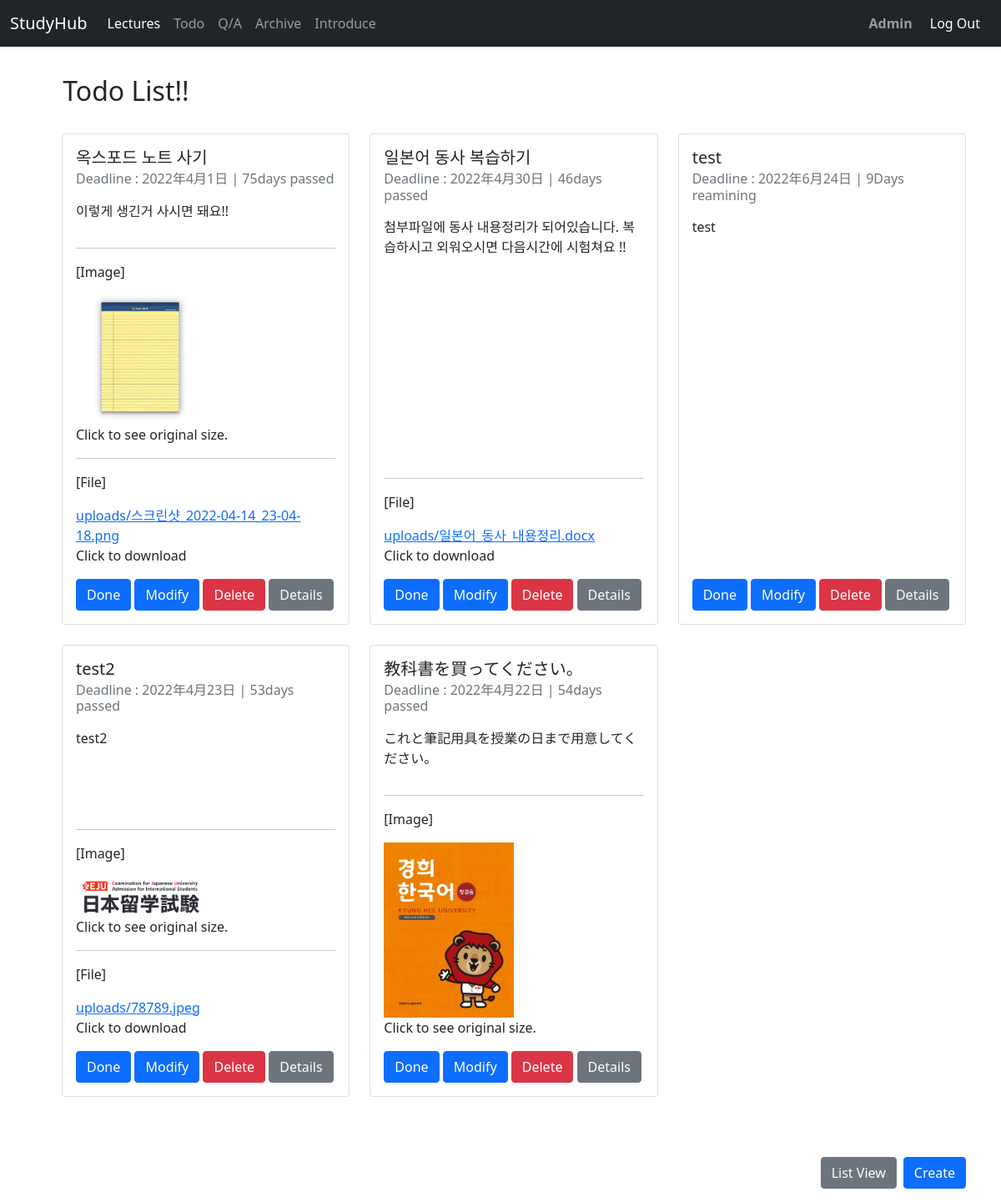
The page /todo/ (signed in) on the database its author committed.
### todo/models.py (models this page shows, shortened)
class TodoList(models.Model):
    name = models.CharField(max_length=40, verbose_name="Task")
    description = models.TextField(max_length=200, verbose_name="Description")
    date_created = models.DateField(auto_now_add=True, verbose_name="Date")
    date_deadline = models.DateField(verbose_name="Deadline")
    image = models.ImageField(null=True, blank=True, upload_to="", verbose_name='Image')
    file = models.FileField(null=True, blank=True, upload_to="uploads/", verbose_name='File')
    author = models.ForeignKey(User, on_delete=models.CASCADE, name='author')
    def remaining_days(self):
        delta = self.date_deadline - date.today()
        days = delta.days
        if days > 0:
            return f'{days}Days reamining'
        elif days == 0:
            return 'Do It Today!!'
        else:
            days = abs(days)
            return f'{days}days passed'

### todo/views.py (the view)
# urls.py: path('', TodoIndexView.as_view(), name='index'),
class TodoIndexView(LoginRequiredMixin, ListView):
    context_object_name = 'todo_list'
    template_name = 'todo/todo_index.html'
    login_url='common:login'
    def get_queryset(self):
        return TodoList.objects.filter(author=self.request.user)

### todo/templates/todo/todo_index.html (shortened to what this page needs)
{%extends 'base.html' %}
{% block content %}
<div class = "container index">
<h2>&nbsp;&nbsp;&nbsp;&nbsp;Todo List!!</a></h2>
<br>
   <ul>
     {% if todo_list %}
      <div class="row">
        {% for todo in todo_list %}
        <div class="col-sm-6 col-md-4 col-lg-4 mb-4">
          <div class="card h-100" style="width:auto;">
            <div class="card-body d-flex flex-column">
              <h5 class="card-title">{{ todo.name }}</h5>
              <h6 class="card-subtitle mb-2 text-muted">Deadline : {{ todo.date_deadline }} | {{ todo.remaining_days }}</h6>
              <p class="card-text h-100 mt-2">{{ todo.description }}</p>
              <div class="attachment">
                {% if todo.image %}
              <hr>
                <p>[Image]</p>
                <a href="{{ todo.image.url }}">
                <img src="{{ todo.image.url }}" style="max-width: 50%; height: auto;"  alt="reference_image"></a>
                <p>Click to see original size.</p>
                {% endif %}
                {% if todo.file %}
                <hr>
                <p>[File]</p>
                <a href="{{ todo.file.url }}">{{todo.file.name}}</a>
                <p>Click to download</p>
                {% endif %}
              </div>
              <div class="group mt-auto">
                <a href="{% url 'todo:complete' todo.id %}" class="btn btn-primary">Done</a>
                <a href="{% url 'todo:update' todo.id %}" class="btn btn-primary">Modify</a>
                <a href="{% url 'todo:delete' todo.id %}" class="btn btn-danger ">Delete</a>
                <a href="{% url 'todo:detail' todo.id %}" class="btn btn-secondary">Details</a>
              </div>
            </div>
          </div>
        </div>
        {% endfor %}
        {% else %}
         <p>There is no Task</p>
         {% endif %}
        <div class="d-grid gap-2 d-md-flex justify-content-md-end">
          <a href="{% url 'todo:list' %}" class="btn btn-secondary mt-5" type="button" >List View</a>
          <a href="{% url 'todo:create' %}" class="btn btn-primary mt-5" type="button" >Create</a>
        </div>
      </div>
    </ul>
  </div>
{% endblock %}

### templates/base.html (shortened to what this page needs)
<!DOCTYPE html>
<html lang="ko">
<head>
    <link href="https://cdn.jsdelivr.net/npm/bootstrap@5.1.3/dist/css/bootstrap.min.css" rel="stylesheet">
{% load socialaccount %}
</head>
<body style="padding-top:90px;">
    <nav class="navbar navbar-expand-sm navbar-dark bg-dark fixed-top">
        <div class="container-fluid">
          <a class="navbar-brand" href="{% url 'home' %}">StudyHub</a>
          <div class="collapse navbar-collapse" id="navbarSupportedContent">
            <ul class="navbar-nav me-auto mb-2 mb-lg-0">
              <li class="nav-item">
                <a class="nav-link active" aria-current="page" href="{% url 'home' %}">Lectures</a>
              </li>
              <li class="nav-item">
                <a class="nav-link" href="{% url 'todo:index' %}">Todo</a>
              </li>
              <li class="nav-item">
                <a class="nav-link" href="{% url 'board:index' %}">Q/A</a>
              </li>
              <li class="nav-item">
                <a class="nav-link" href="{% url 'info:index' %}">Archive</a>
              </li>
              <li class="nav-item">
                <a class="nav-link" href="{% url 'introduce:intro' %}">Introduce</a>
              </li>
            </ul>
            <ul class="navbar-nav me-right mb-2 mb-lg-0">
              <li class="nav-item">
                <a class="nav-link fw-bold" href="{% url 'admin:index' %}">Admin</a>
              </li>
            </ul>
             {% if user.is_authenticated %}
            <button type="button" class="btn btn-dark" onclick="location.href='{% url 'common:logout' %}'">Log Out</button>
            {% else%}
            <button type="button" class="btn btn-outline-light" onclick="location.href='{% url 'common:signup' %}'">Sign Up</button>
            <button type="button" class="btn btn-dark" onclick="location.href='{% url 'common:login' %}'">Log In</button>
           {% endif %}
          </nav>
            {% block content %}{% endblock %}
    </body>
</html>

### rows shown on the page
TodoList: name "옥스포드 노트 사기", date_deadline "2022年4月1日", remaining_days "75days passed", description "이렇게 생긴거 사시면 돼요!!", image (picture), file.name "uploads/스크린샷_2022-04-14_23-04-18.png"
TodoList: name "일본어 동사 복습하기", date_deadline "2022年4月30日", remaining_days "46days passed", description "첨부파일에 동사 내용정리가 되어있습니다. 복습하시고 외워오시면 다음시간에 시험쳐요 !!", file.name "uploads/일본어_동사_내용정리.docx"
TodoList: name "test", date_deadline "2022年6月24日", remaining_days "9Days reamining", description "test"
TodoList: name "test2", date_deadline "2022年4月23日", remaining_days "53days passed", description "test2", image (picture), file.name "uploads/78789.jpeg"
TodoList: name "教科書を買ってください。", date_deadline "2022年4月22日", remaining_days "54days passed", description "これと筆記用具を授業の日まで用意してください。", image (picture)
